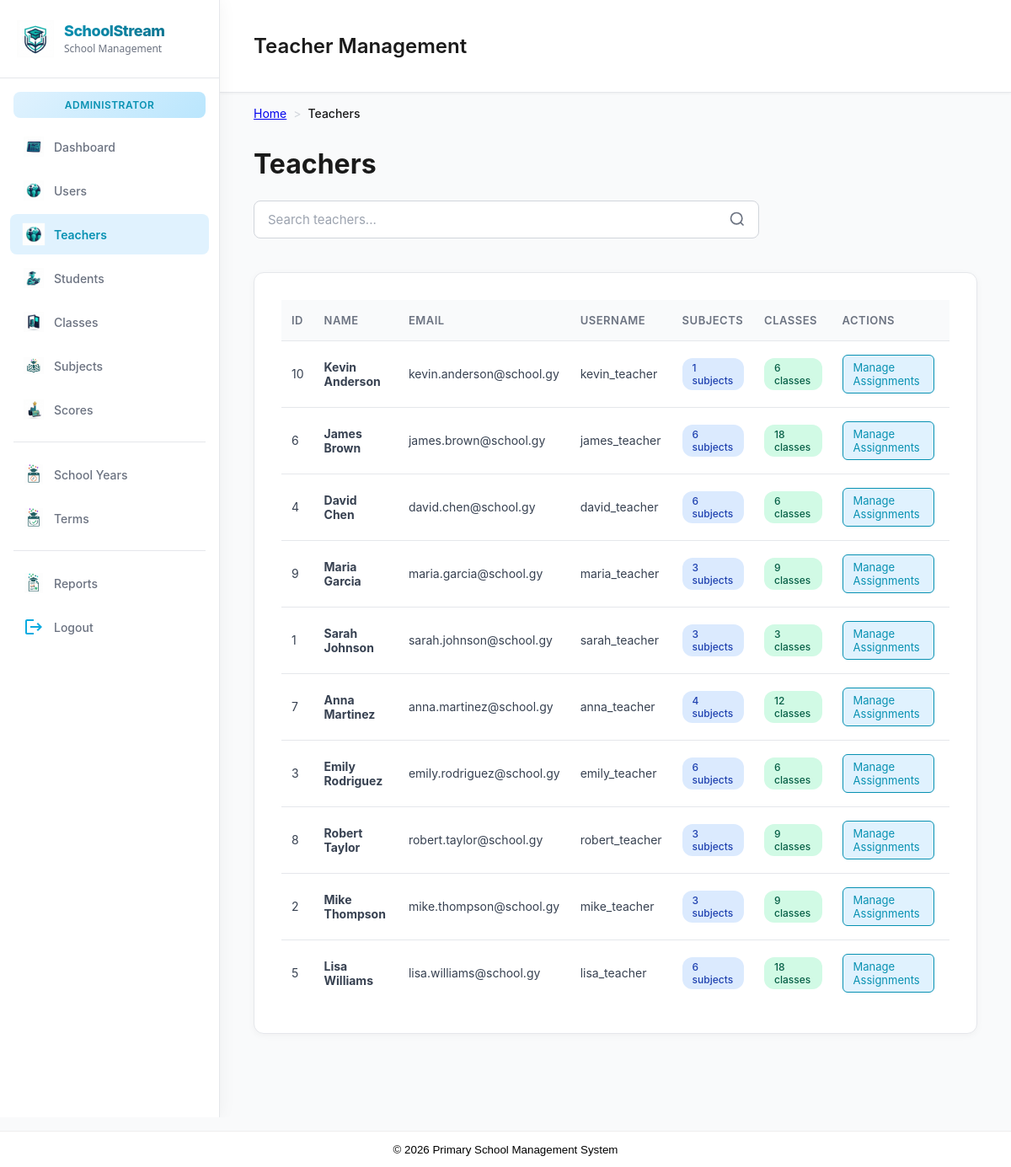
/views/teachers/teacher_list.php (signed in), run on the app's committed database.
### tables this page shows
CREATE TABLE IF NOT EXISTS teachers (
    teacher_id INT AUTO_INCREMENT PRIMARY KEY,
    user_id INT NOT NULL UNIQUE,
    first_name VARCHAR(20) NOT NULL,
    last_name VARCHAR(20) NOT NULL,
    email VARCHAR(100) NOT NULL UNIQUE,
    CONSTRAINT fk_teachers_user
        FOREIGN KEY (user_id) REFERENCES users(user_id)
        ON DELETE CASCADE
        ON UPDATE CASCADE
);

CREATE TABLE IF NOT EXISTS users (
    user_id INT AUTO_INCREMENT PRIMARY KEY,
    username VARCHAR(50) NOT NULL UNIQUE,
    password_hash VARCHAR(255) NOT NULL,
    role_id INT NOT NULL,
    CONSTRAINT fk_users_role
        FOREIGN KEY (role_id) REFERENCES roles(role_id)
        ON DELETE RESTRICT
        ON UPDATE CASCADE
);

### models/Model.php (called while the page is built, shortened)
<?php
abstract class Model {
    protected static $pdo = null;
    protected function getConnection() {
        if (self::$pdo === null) {
            self::$pdo = getDBConnection();
        }
        return self::$pdo;
    }
    protected function query($sql, $params = []) {
        $pdo = $this->getConnection();
        try {
            $stmt = $pdo->prepare($sql);
            $stmt->execute($params);
            return $stmt->fetchAll(PDO::FETCH_ASSOC);
        } catch (PDOException $e) {
            error_log("Model query error: " . $e->getMessage());
            return [];
        }
    }
}

### models/Teacher.php (called while the page is built, shortened)
<?php
require_once __DIR__ . '/Model.php';
class Teacher extends Model {
    public function getAll() {
        $sql = "SELECT t.*, u.username, r.role_name
                FROM teachers t
                JOIN users u ON t.user_id = u.user_id
                JOIN roles r ON u.role_id = r.role_id
                ORDER BY t.last_name, t.first_name";
        return $this->query($sql);
    }
    public function getSubjects($teacherId) {
        $sql = "SELECT s.*, g.grade_name
                FROM subjects s
                JOIN teacher_subjects ts ON s.subject_id = ts.subject_id
                JOIN grades g ON s.grade_id = g.grade_id
                WHERE ts.teacher_id = ?
                ORDER BY g.grade_id, s.subject_name";
        return $this->query($sql, [$teacherId]);
    }
    public function getClasses($teacherId) {
        $sql = "SELECT c.*, g.grade_name
                FROM classes c
                JOIN teacher_classes tc ON c.class_id = tc.class_id
                JOIN grades g ON c.grade_id = g.grade_id
                WHERE tc.teacher_id = ?
                ORDER BY g.grade_id, c.class_name";
        return $this->query($sql, [$teacherId]);
    }
    public function getAssignmentSummary($teacherId) {
        $subjects = $this->getSubjects($teacherId);
        $classes = $this->getClasses($teacherId);
        return [
            'subject_count' => count($subjects),
            'class_count' => count($classes),
            'subjects' => $subjects,
            'classes' => $classes
        ];
    }
}

### controllers/TeacherController.php (called while the page is built, shortened)
<?php
require_once __DIR__ . '/../models/Teacher.php';
class TeacherController extends BaseController {
    private $teacherModel;
    public function __construct() {
        $this->teacherModel = new Teacher();
    }
    public function index() {
        return $this->teacherModel->getAll();
    }
    public function getAssignmentSummary($teacherId) {
        return $this->teacherModel->getAssignmentSummary($teacherId);
    }
}

### views/teachers/teacher_list.php (the view, shortened to what this page needs)
<?php
require_once __DIR__ . '/../../controllers/TeacherController.php';
$teacherController = new TeacherController();
$teacherController->requireRole('office_admin');
$teachers = $teacherController->index();
$projectRoot = '/cse3101-g17-proj';
$extra_head = '<link rel="stylesheet" href="' . $projectRoot . '/public/assets/css/darkManagement.css?v=' . time() . '">';
require_once __DIR__ . '/../../includes/header.php';
?>
<div class="Main-Container">
    <?php require_once __DIR__ . '/../../includes/sidebar.php'; ?>
    <main class="main-dashboard">
        <div class="header">
            <h2>Teacher Management</h2>
        </div>
        <nav class="breadcrumb">
            <div class="breadcrumb-item">
                <a href="<?php echo $projectRoot; ?>/views/dashboard/index.php">Home</a>
            </div>
            <div class="breadcrumb-separator">></div>
            <div class="breadcrumb-item">
                <span class="breadcrumb-current">Teachers</span>
            </div>
        </nav>
        <h1>Teachers</h1>
        <section class="search-filter-section">
            <div class="search-bar-container">
                <div class="search-bar">
                    <input type="text" id="searchInput" placeholder="Search teachers..." onkeyup="searchTeachers()">
                </div>
            </div>
        </section>
        <section class="table-card">
            <?php if (empty($teachers)): ?>
                <p style="text-align: center; color: #6b7280; padding: 40px;">No teachers found.</p>
            <?php else: ?>
                <table>
                    <thead>
                        <tr>
                            <th>ID</th>
                            <th>Name</th>
                            <th>Email</th>
                            <th>Username</th>
                            <th>Subjects</th>
                            <th>Classes</th>
                            <th>Actions</th>
                        </tr>
                    </thead>
                    <tbody>
                        <?php foreach ($teachers as $teacher):
                            $summary = $teacherController->getAssignmentSummary($teacher['teacher_id']);
                        ?>
                            <tr>
                                <td><?php echo e($teacher['teacher_id']); ?></td>
                                <td><strong><?php echo e($teacher['first_name'] . ' ' . $teacher['last_name']); ?></strong></td>
                                <td><?php echo e($teacher['email']); ?></td>
                                <td><?php echo e($teacher['username']); ?></td>
                                <td>
                                    <span class="badge badge-info"><?php echo $summary['subject_count']; ?> subjects</span>
                                </td>
                                <td>
                                    <span class="badge badge-success"><?php echo $summary['class_count']; ?> classes</span>
                                </td>
                                <td>
                                    <a href="teacher_assignments.php?id=<?php echo $teacher['teacher_id']; ?>" class="action-btn edit-btn">Manage Assignments</a>
                                </td>
                            </tr>
                        <?php endforeach; ?>
                    </tbody>
                </table>
            <?php endif; ?>
        </section>
    </main>
</div>
<?php require_once __DIR__ . '/../../includes/footer.php'; ?>

### public/assets/css/style.css (style rules this page uses)
input::placeholder { color: rgba(255, 255, 255, 0.6); }

### includes/header.php (style rules this page uses)
body { font-family:Arial,Helvetica,sans-serif;margin:0;padding:0 }

### data on the page
teachers: teacher_id "10", first_name+last_name "Kevin Anderson", email "kevin.anderson@school.gy", user.username "kevin_teacher", subject_count "1", class_count "6"
teachers: teacher_id "6", first_name+last_name "James Brown", email "james.brown@school.gy", user.username "james_teacher", subject_count "6", class_count "18"
teachers: teacher_id "4", first_name+last_name "David Chen", email "david.chen@school.gy", user.username "david_teacher", subject_count "6", class_count "6"
teachers: teacher_id "9", first_name+last_name "Maria Garcia", email "maria.garcia@school.gy", user.username "maria_teacher", subject_count "3", class_count "9"
teachers: teacher_id "1", first_name+last_name "Sarah Johnson", email "sarah.johnson@school.gy", user.username "sarah_teacher", subject_count "3", class_count "3"
teachers: teacher_id "7", first_name+last_name "Anna Martinez", email "anna.martinez@school.gy", user.username "anna_teacher", subject_count "4", class_count "12"
teachers: teacher_id "3", first_name+last_name "Emily Rodriguez", email "emily.rodriguez@school.gy", user.username "emily_teacher", subject_count "6", class_count "6"
teachers: teacher_id "8", first_name+last_name "Robert Taylor", email "robert.taylor@school.gy", user.username "robert_teacher", subject_count "3", class_count "9"
teachers: teacher_id "2", first_name+last_name "Mike Thompson", email "mike.thompson@school.gy", user.username "mike_teacher", subject_count "3", class_count "9"
teachers: teacher_id "5", first_name+last_name "Lisa Williams", email "lisa.williams@school.gy", user.username "lisa_teacher", subject_count "6", class_count "18"
